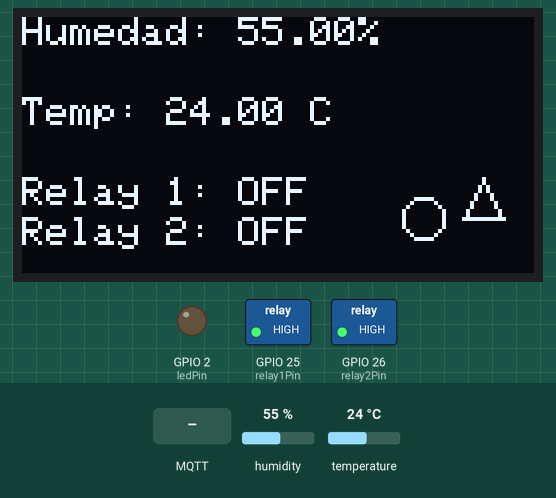
This sketch was run on a simulated ESP32. On the bench: 128×64 one-colour display, switched loads named in the sketch (green lamp = pin HIGH), output pins drawn as LEDs (lit = HIGH). The test bench sets the inputs (shaded band); at power-on: humidity 55 %, temperature 24 °C. WiFi joins after 1.5 s; servers stay silent unless stated; no MQTT or app messages arrive unless stated; what the sketch prints to the serial monitor is not drawn.

Above: at 5.6 s.
5.7 s: MQTT message "ON" arrives on the second subscribed topic
At 10.9 s:
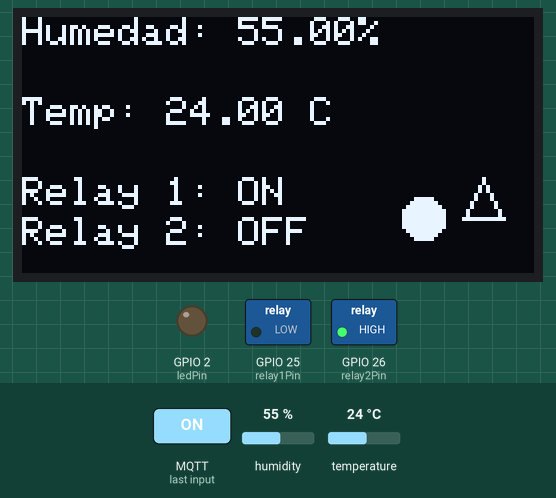
11.5 s: MQTT message "ON" arrives on the first subscribed topic
At 12.5 s:
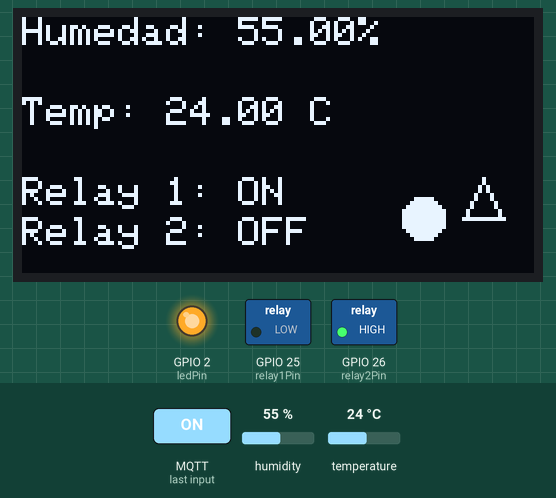
13.0 s: MQTT message "OFF" arrives on the second subscribed topic
At 13.7 s:
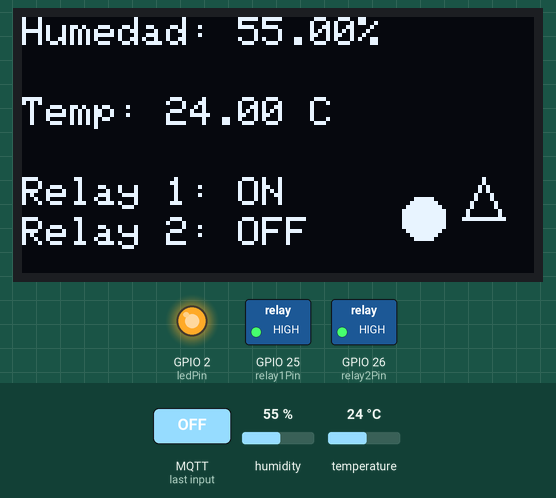
16.5 s: MQTT message "ON" arrives on the third subscribed topic
At 17.5 s:
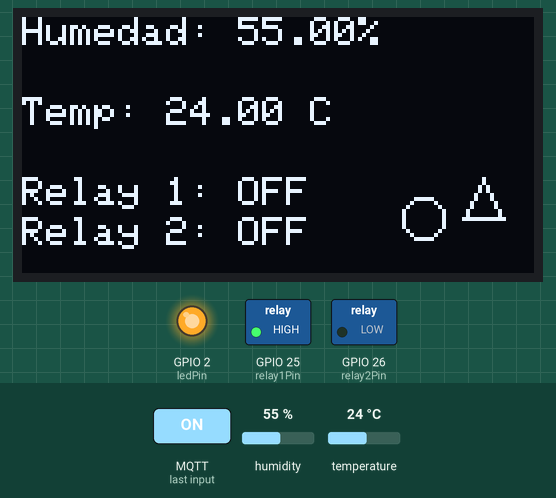
21.0 s: humidity set to 22 %
At 26.1 s:
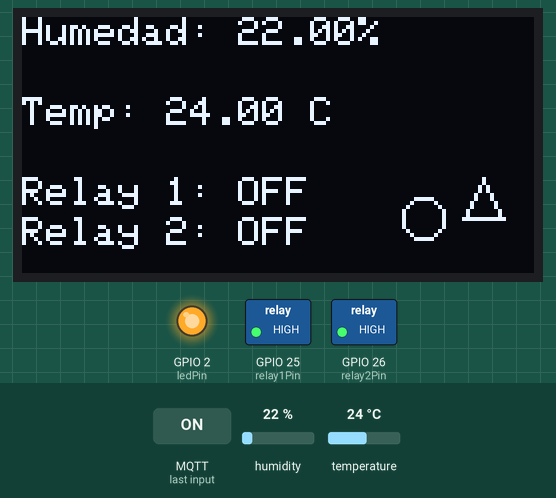
26.5 s: temperature set to 12 °C
At 31.1 s:
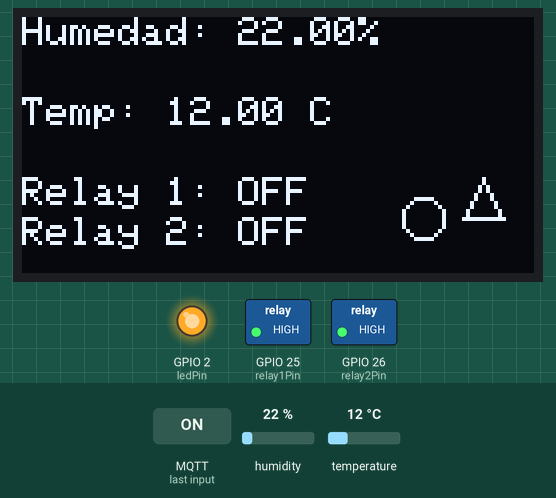
Timing chart, 0 to 32.5 s (numbered marks = the images above; inputs shaded):
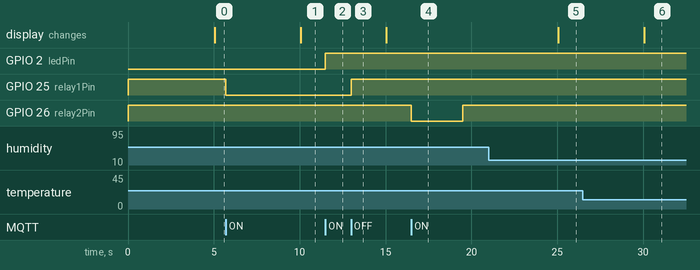

Measured:
- after the input at 5.7 s, GPIO 25 (relay1Pin): HIGH → LOW at once; the display: changes after 4.4 s (image 1)
- after the input at 11.5 s, GPIO 2 (ledPin): LOW → HIGH at once
- after the input at 13.0 s, GPIO 25 (relay1Pin): LOW → HIGH at once
- after the input at 16.5 s, GPIO 26 (relay2Pin): HIGH → LOW at once, → HIGH 3.0 s later
- after the input at 21.0 s, the display: changes after 4.1 s (image 5)
- after the input at 26.5 s, the display: changes after 3.6 s (image 6)

The sketch:

tallerTEMHUM-cenfotec.ino
```cpp
#include <WiFi.h>
#include <PubSubClient.h>
#include <Adafruit_Sensor.h>
#include <DHT.h>
#include <DHT_U.h>
#include <Wire.h>
#include <Adafruit_GFX.h>
#include <Adafruit_SSD1306.h>

// Definir pines y tipo de sensor
#define DHTPIN 14       // Pin donde está conectado el sensor DHT11
#define DHTTYPE DHT11   // Definir el tipo de sensor DHT11

DHT dht(DHTPIN, DHTTYPE);

// Definir dimensiones de la pantalla OLED
#define SCREEN_WIDTH 128
#define SCREEN_HEIGHT 64

// Pines I2C para ESP32
#define OLED_SDA 21  // Pin SDA
#define OLED_SCL 22  // Pin SCL

// Crear objeto de la pantalla OLED
Adafruit_SSD1306 display(SCREEN_WIDTH, SCREEN_HEIGHT, &Wire, -1);

// Configuración de red WiFi
const char* ssid = "RED WIFI";
const char* password = "PASSWORD";

// Configuración de MQTT
const char* mqtt_server = "IP-SERVER";
const char* mqtt_user = "USER";
const char* mqtt_password = "PASSWORD";

WiFiClient espClient;
PubSubClient client(espClient);

long lastMsg = 0;
char msg[50];
int value = 0;

// Tópicos MQTT
const char* temp_topic = "sensor1/temp";
const char* hum_topic = "sensor1/hum";
const char* statusLed_topic = "sensor1/statusLed";
const char* ledControl_topic = "sensor1/ledControl";
const char* relay1_status_topic = "sensor1/relay1/status";
const char* relay2_status_topic = "sensor1/relay2/status";
const char* relay1_control_topic = "sensor1/relay1/control";
const char* relay2_control_topic = "sensor1/relay2/control";

// LED y Relés de control
const int ledPin = 2;
const int relay1Pin = 25;
const int relay2Pin = 26;

bool relay1State = false; // Estado del relé 1
bool relay2State = false; // Estado del relé 2

void setup_wifi() {
  delay(10);
  // Conexión al WiFi
  Serial.println();
  Serial.print("Conectando a ");
  Serial.println(ssid);

  WiFi.begin(ssid, password);

  while (WiFi.status() != WL_CONNECTED) {
    delay(500);
    Serial.print(".");
  }

  Serial.println("");
  Serial.println("WiFi conectado");
  Serial.println("IP address: ");
  Serial.println(WiFi.localIP());
}

void callback(char* topic, byte* payload, unsigned int length) {
  Serial.print("Mensaje recibido [");
  Serial.print(topic);
  Serial.print("] ");
  String messageTemp;

  for (int i = 0; i < length; i++) {
    messageTemp += (char)payload[i];
  }

  Serial.println(messageTemp);

  // Controlar el LED
  if (String(topic) == ledControl_topic) {
    if (messageTemp == "ON") {
      digitalWrite(ledPin, HIGH);
      client.publish(statusLed_topic, "ON");
    } else if (messageTemp == "OFF") {
      digitalWrite(ledPin, LOW);
      client.publish(statusLed_topic, "OFF");
    }
  }

  // Controlar el Relé 1
  if (String(topic) == relay1_control_topic) {
    if (messageTemp == "ON") {
      digitalWrite(relay1Pin, LOW); // LOW enciende el relé en algunos módulos
      client.publish(relay1_status_topic, "ON");
      relay1State = true;
    } else if (messageTemp == "OFF") {
      digitalWrite(relay1Pin, HIGH); // HIGH apaga el relé en algunos módulos
      client.publish(relay1_status_topic, "OFF");
      relay1State = false;
    }
  }

  // Controlar el Relé 2
  if (String(topic) == relay2_control_topic) {
    if (messageTemp == "ON") {
      digitalWrite(relay2Pin, LOW); // LOW enciende el relé en algunos módulos
      client.publish(relay2_status_topic, "ON");
      relay2State = true;
      delay (3000);
      digitalWrite(relay2Pin, HIGH); // HIGH apaga el relé en algunos módulos
      client.publish(relay2_status_topic, "OFF");
      relay2State = false;
    }
  }
}

void reconnect() {
  // Bucle hasta que se reconecte
  while (!client.connected()) {
    Serial.print("Intentando conexión MQTT...");
    // Intentar conectar
    if (client.connect("ESP32Client", mqtt_user, mqtt_password)) {
      Serial.println("conectado");
      // Suscribirse a los tópicos
      client.subscribe(ledControl_topic);
      client.subscribe(relay1_control_topic);
      client.subscribe(relay2_control_topic);
    } else {
      Serial.print("falló, rc=");
      Serial.print(client.state());
      Serial.println(" intentar de nuevo en 5 segundos");
      delay(5000);
    }
  }
}

void setup() {
  // Iniciar comunicación serial
  Serial.begin(115200);

  // Configuración de pines
  pinMode(ledPin, OUTPUT);
  pinMode(relay1Pin, OUTPUT);
  pinMode(relay2Pin, OUTPUT);
  digitalWrite(ledPin, LOW);
  digitalWrite(relay1Pin, HIGH); // Relés normalmente apagados
  digitalWrite(relay2Pin, HIGH); // Relés normalmente apagados

  // Iniciar el sensor DHT
  dht.begin();

  // Configurar los pines I2C
  Wire.begin(OLED_SDA, OLED_SCL);

  // Iniciar la pantalla OLED
  if(!display.begin(SSD1306_SWITCHCAPVCC, 0x3C)) {
    Serial.println(F("Fallo en la asignación de SSD1306"));
    for(;;);
  }

  // Limpiar el buffer de la pantalla
  display.clearDisplay();

  // Mostrar mensaje de inicio en la pantalla
  display.setTextSize(1);
  display.setTextColor(SSD1306_WHITE);
  display.setCursor(0, 0);
  display.println(F("DHT11 Sensor"));
  display.display();
  delay(2000);  // Pausa de 2 segundos

  setup_wifi();
  client.setServer(mqtt_server, 1883);
  client.setCallback(callback);
}

void loop() {
  if (!client.connected()) {
    reconnect();
  }
  client.loop();

  long now = millis();
  if (now - lastMsg > 5000) {
    lastMsg = now;

    // Leer la temperatura y humedad del sensor
    float h = dht.readHumidity();
    float t = dht.readTemperature();

    // Verificar si alguna lectura falló e imprimir error
    if (isnan(h) || isnan(t)) {
      Serial.println(F("Error en la lectura del sensor DHT11!"));
      display.setCursor(0, 0);
      display.println(F("Error en sensor!"));
      display.display();
      return;
    }

    // Publicar los valores en los tópicos MQTT
    snprintf (msg, 50, "%f", t);
    client.publish(temp_topic, msg, false);
    snprintf (msg, 50, "%f", h);
    client.publish(hum_topic, msg, false);

    // Imprimir los valores en la consola serial
    Serial.print(F("Humedad: "));
    Serial.print(h);
    Serial.print(F("%  Temperatura: "));
    Serial.print(t);
    Serial.println(F("°C"));

    // Mostrar los valores en la pantalla OLED
    display.clearDisplay();
    display.setTextSize(1);
    display.setCursor(0, 0);
    display.print(F("Humedad: "));
    display.print(h);
    display.println(F("%"));

    display.setCursor(0, 20);
    display.print(F("Temp: "));
    display.print(t);
    display.println(F(" C"));

    // Mostrar estado de relé 1 (Bombillo encendido/apagado)
    display.setCursor(0, 40);
    if (relay1State) {
      display.println(F("Relay 1: ON"));
      display.fillCircle(100, 50, 5, SSD1306_WHITE); // Bombillo encendido
    } else {
      display.println(F("Relay 1: OFF"));
      display.drawCircle(100, 50, 5, SSD1306_WHITE); // Bombillo apagado
    }

    // Mostrar estado de relé 2 (Figura de alerta)
    display.setCursor(0, 50);
    if (relay2State) {
      display.println(F("Relay 2: ON"));
      display.fillTriangle(110, 50, 115, 40, 120, 50, SSD1306_WHITE); // Triángulo de alerta
    } else {
      display.println(F("Relay 2: OFF"));
      display.drawTriangle(110, 50, 115, 40, 120, 50, SSD1306_WHITE); // Triángulo de alerta vacío
    }

    display.display();
  }
}
```
